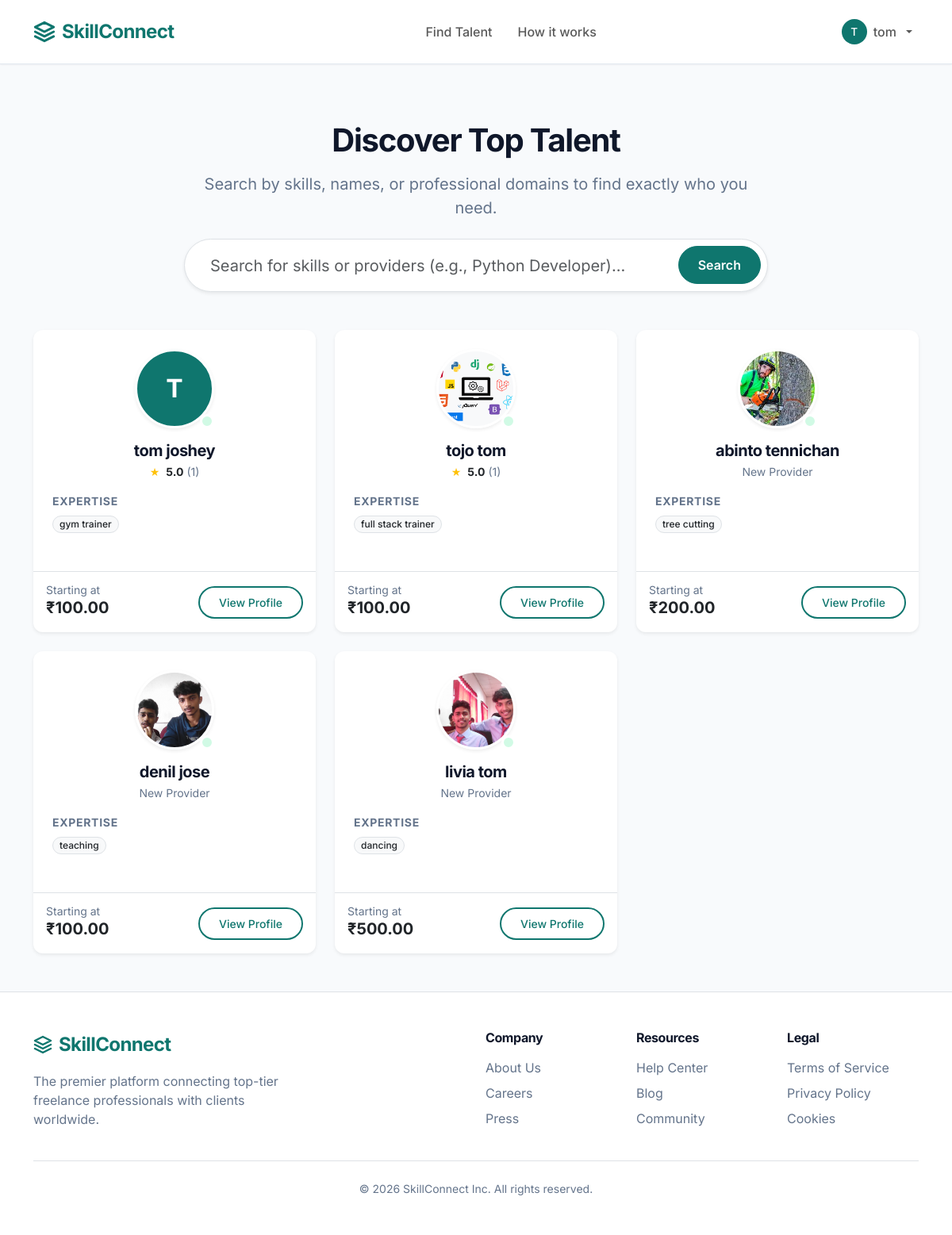
Screenshot of /skills/ (signed in) with the database file from the repository.
### core/models.py (models this page shows, shortened)
class User(AbstractUser):
    is_provider = models.BooleanField(default=False)
    is_customer = models.BooleanField(default=False)

class ProviderProfile(models.fields.Field):
    pass # Replaced below

class Skill(models.Model):
    provider = models.ForeignKey(ProviderProfile, on_delete=models.CASCADE, related_name='skills')
    name = models.CharField(max_length=100)

### core/views.py (the view)
# urls.py: path('skills/', views.browse_skills, name='browse_skills'),
def browse_skills(request):
    query = request.GET.get('q', '')
    providers = ProviderProfile.objects.filter(status='Approved')
    if query:
        providers = providers.filter(
            Q(user__first_name__icontains=query) |
            Q(user__last_name__icontains=query) |
            Q(skills__name__icontains=query)
        ).distinct()
    return render(request, 'core/browse.html', {
        'providers': providers,
        'query': query
    })

### templates/core/browse.html (shortened to what this page needs)
{% extends 'base.html' %}
{% block content %}
<div class="row mb-5 mt-4 justify-content-center">
    <div class="col-lg-8 text-center">
        <h1 class="fw-bold mb-3" style="letter-spacing: -0.03em;">Discover Top Talent</h1>
        <p class="text-muted fs-5 mb-4">Search by skills, names, or professional domains to find exactly who you need.</p>
        <form method="get" action="{% url 'browse_skills' %}" class="d-flex gx-2 shadow-sm bg-white p-2 rounded-pill border">
            <input type="text" name="q" value="{{ query }}" class="form-control form-control-lg border-0 bg-transparent shadow-none px-4" placeholder="Search for skills or providers (e.g., Python Developer)..." style="box-shadow: none !important;">
            <button class="btn btn-primary rounded-pill px-4" style="height: 48px; font-weight: 600;" type="submit">Search</button>
        </form>
    </div>
</div>
<div class="row g-4">
    {% if providers %}
        {% for provider in providers %}
            <div class="col-md-6 col-lg-4">
                <div class="card h-100 p-0 border-0 shadow-sm card-hover">
                    <div class="card-body p-4 text-center">
                        <div class="position-relative d-inline-block mb-3">
                            {% if provider.profile_photo %}
                                <img src="{{ provider.profile_photo.url }}" alt="Profile" class="profile-img shadow-sm" style="width: 100px; height: 100px; border-width: 3px;">
                            {% else %}
                                <div class="profile-img bg-primary text-white d-flex align-items-center justify-content-center mx-auto shadow-sm" style="width: 100px; height: 100px; border-width: 3px; font-size: 2rem; font-weight: 700;">
                                    {{ provider.user.username|make_list|first|upper }}
                                </div>
                            {% endif %}
                            <span class="position-absolute bottom-0 end-0 bg-success border border-white rounded-circle" style="width: 18px; height: 18px; border-width: 3px !important;" title="Online"></span>
                        </div>
                        <h4 class="mb-1 fw-bold fs-5 text-truncate">
                            {% if provider.user.first_name %}
                                {{ provider.user.first_name }} {{ provider.user.last_name }}
                            {% else %}
                                {{ provider.user.username }}
                            {% endif %}
                        </h4>
                        <div class="d-flex align-items-center justify-content-center gap-1 mb-3 text-warning small">
                            {% with reviews=provider.reviews_received.all %}
                                {% if reviews %}
                                    ★ <span class="text-dark fw-bold ms-1">
                                        {% if provider.avg_rating %}{{ provider.avg_rating }}{% else %}5.0{% endif %}
                                    </span>
                                    <span class="text-muted">({{ reviews.count }})</span>
                                {% else %}
                                    <span class="text-muted">New Provider</span>
                                {% endif %}
                            {% endwith %}
                        </div>
                        <div class="mb-4 text-start">
                            <div class="fw-bold mb-2 small text-muted text-uppercase tracking-wide" style="letter-spacing: 0.05em;">Expertise</div>
                            <div class="d-flex flex-wrap gap-2">
                                {% for skill in provider.skills.all|slice:":3" %}
                                    <span class="badge bg-light text-dark border fw-medium px-2 py-1">{{ skill.name }}</span>
                                {% endfor %}
                            </div>
                        </div>
                    </div>
                    <div class="card-footer bg-transparent border-top p-3 d-flex justify-content-between align-items-center">
                        <div>
                            <span class="text-muted small d-block" style="line-height:1;">Starting at</span>
                            <span class="fw-bold fs-5 text-dark">₹{{ provider.price_per_service }}</span>
                        </div>
                        <a href="{% url 'provider_profile' provider.id %}" class="btn btn-outline-primary btn-sm rounded-pill px-4 py-2 fw-medium border-2">View Profile</a>
                    </div>
                </div>
            </div>
        {% endfor %}
    {% endif %}
</div>
{% endblock %}

### templates/base.html (shortened to what this page needs)
<!DOCTYPE html>
<html lang="en">
<head>
    <link href="https://cdn.jsdelivr.net/npm/bootstrap@5.3.0/dist/css/bootstrap.min.css" rel="stylesheet">
    {% load static %}
    <link rel="stylesheet" href="{% static 'css/style.css' %}?v={% now 'U' %}">
</head>
<body class="d-flex flex-column min-vh-100">
    <nav class="navbar navbar-expand-lg sticky-top">
        <div class="container">
            <a class="navbar-brand d-flex align-items-center gap-2" href="{% url 'home' %}">
                <svg width="28" height="28" viewBox="0 0 24 24" fill="none" stroke="currentColor" stroke-width="2.5" stroke-linecap="round" stroke-linejoin="round" class="text-primary"><path d="M12 2L2 7l10 5 10-5-10-5zM2 17l10 5 10-5M2 12l10 5 10-5"/></svg>
                SkillConnect
            </a>
            <div class="collapse navbar-collapse" id="navbarNav">
                <ul class="navbar-nav mx-auto">
                    <li class="nav-item">
                        <a class="nav-link fw-medium px-3" href="{% url 'browse_skills' %}">Find Talent</a>
                    </li>
                    <li class="nav-item">
                        <a class="nav-link fw-medium px-3" href="{% url 'home' %}">How it works</a>
                    </li>
                </ul>
                <ul class="navbar-nav align-items-center">
                    {% if user.is_authenticated %}
                        <li class="nav-item dropdown">
                            <a class="nav-link dropdown-toggle fw-medium d-flex align-items-center gap-2" href="#" role="button" data-bs-toggle="dropdown">
                                <div class="bg-primary text-white rounded-circle d-flex align-items-center justify-content-center" style="width: 32px; height: 32px; font-size: 0.85rem;">
                                    {{ user.username|make_list|first|upper }}
                                </div>
                                {{ user.username }}
                            </a>
                        </li>
                    {% endif %}
                </ul>
            </div>
        </div>
    </nav>
    <main class="container mb-5 flex-grow-1 mt-4">
        {% block content %}{% endblock %}
    </main>
    <footer class="bg-white py-5 mt-auto border-top">
        <div class="container">
            <div class="row gy-4">
                <div class="col-lg-4">
                    <a class="navbar-brand fw-bold text-primary fs-4 d-flex align-items-center gap-2 mb-3" href="{% url 'home' %}">
                        <svg width="24" height="24" viewBox="0 0 24 24" fill="none" stroke="currentColor" stroke-width="2.5" stroke-linecap="round" stroke-linejoin="round"><path d="M12 2L2 7l10 5 10-5-10-5zM2 17l10 5 10-5M2 12l10 5 10-5"/></svg>
                        SkillConnect
                    </a>
                    <p class="text-muted pe-lg-4">The premier platform connecting top-tier freelance professionals with clients worldwide.</p>
                </div>
                <div class="col-6 col-lg-2 offset-lg-2">
                    <h6 class="fw-bold mb-3">Company</h6>
                    <ul class="list-unstyled d-flex flex-column gap-2 text-muted">
                        <li>About Us</li>
                        <li>Careers</li>
                        <li>Press</li>
                    </ul>
                </div>
                <div class="col-6 col-lg-2">
                    <h6 class="fw-bold mb-3">Resources</h6>
                    <ul class="list-unstyled d-flex flex-column gap-2 text-muted">
                        <li>Help Center</li>
                        <li>Blog</li>
                        <li>Community</li>
                    </ul>
                </div>
                <div class="col-6 col-lg-2">
                    <h6 class="fw-bold mb-3">Legal</h6>
                    <ul class="list-unstyled d-flex flex-column gap-2 text-muted">
                        <li>Terms of Service</li>
                        <li>Privacy Policy</li>
                        <li>Cookies</li>
                    </ul>
                </div>
            </div>
            <div class="border-top pt-4 mt-4 text-center text-muted small">
                &copy; {% now "Y" %} SkillConnect Inc. All rights reserved.
            </div>
        </div>
    </footer>
</body>
</html>

### static/css/style.css (style rules this page uses)
:root { --primary-color: #0F766E; --bs-primary: #0F766E; --bs-primary-rgb: 15, 118, 110; --primary-hover: #115E59; --bg-color: #F8FAFC; --text-color: #0F172A; --text-muted: #64748B; --card-bg: #FFFFFF; --border-color: #E2E8F0; --shadow-sm: 0 1px 2px 0 rgba(0, 0, 0, 0.05); --shadow-md: 0 4px 6px -1px rgba(0, 0, 0, 0.1), 0 2px 4px -1px rgba(0, 0, 0, 0.06); --shadow-lg: 0 10px 15px -3px rgba(0, 0, 0, 0.1), 0 4px 6px -2px rgba(0, 0, 0, 0.05); --radius-md: 0.5rem; --radius-lg: 0.75rem; --radius-xl: 1rem; }
body { font-family: 'Inter', sans-serif; background-color: var(--bg-color); color: var(--text-color); line-height: 1.5; }
.navbar { box-shadow: var(--shadow-sm); background-color: var(--card-bg) !important; border-bottom: 1px solid var(--border-color); padding: 1rem 0; }
.navbar-brand { color: var(--primary-color) !important; font-weight: 700; font-size: 1.5rem; letter-spacing: -0.025em; }
.card { background-color: var(--card-bg); border: 1px solid var(--border-color); border-radius: var(--radius-lg); box-shadow: var(--shadow-sm); transition: transform 0.2s ease, box-shadow 0.2s ease; overflow: hidden; }
.btn { border-radius: var(--radius-md); padding: 0.5rem 1rem; font-weight: 500; transition: all 0.2s ease; }
.btn-primary { background-color: var(--primary-color); border-color: var(--primary-color); }
.btn-outline-primary { color: var(--primary-color); border-color: var(--primary-color); }
h1, h2, h3, h4, h5, h6 { color: var(--text-color); font-weight: 600; letter-spacing: -0.025em; }
.text-muted { color: var(--text-muted) !important; }
.profile-img { width: 120px; height: 120px; object-fit: cover; border-radius: 50%; border: 4px solid var(--card-bg); box-shadow: var(--shadow-md); }
.badge { padding: 0.4em 0.8em; border-radius: 9999px; font-weight: 500; }
.bg-success { background-color: #D1FAE5 !important; color: #065F46 !important; }
.form-control, .form-select, input[type="text"], input[type="email"], input[type="password"], input[type="number"], input[type="file"], textarea, select { display: block; width: 100%; border-radius: var(--radius-md); border: 1px solid var(--border-color); padding: 0.6rem 1rem; transition: all 0.2s; background-color: var(--card-bg); }

### rows the page displays
User: username|make_list "T", username "tom"
ProviderProfile: user.username|make_list "T", user.first_name "tom", user.last_name "joshey", shows "5.0", reviews_received.all.count "1", price_per_service "100.00"
Skill: name "gym trainer"
ProviderProfile: profile_photo (picture), user.first_name "tojo", user.last_name "tom", shows "5.0", reviews_received.all.count "1", price_per_service "100.00"
Skill: name "full stack trainer"
ProviderProfile: profile_photo (picture), user.first_name "abinto", user.last_name "tennichan", shows "New Provider", price_per_service "200.00"
Skill: name "tree cutting"
ProviderProfile: profile_photo (picture), user.first_name "denil", user.last_name "jose", shows "New Provider", price_per_service "100.00"
Skill: name "teaching"
ProviderProfile: profile_photo (picture), user.first_name "livia", user.last_name "tom", shows "New Provider", price_per_service "500.00"
Skill: name "dancing"
